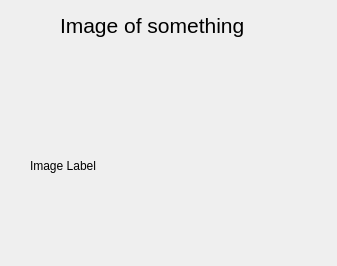
<?xml version="1.0" encoding="UTF-8"?>
<ui version="4.0">
 <class>Widget</class>
 <widget class="QWidget" name="Widget">
  <property name="geometry">
   <rect>
    <x>0</x>
    <y>0</y>
    <width>337</width>
    <height>266</height>
   </rect>
  </property>
  <property name="windowTitle">
   <string>Widget</string>
  </property>
  <widget class="QLabel" name="titleLabel">
   <property name="geometry">
    <rect>
     <x>60</x>
     <y>10</y>
     <width>221</width>
     <height>31</height>
    </rect>
   </property>
   <property name="font">
    <font>
     <pointsize>16</pointsize>
    </font>
   </property>
   <property name="text">
    <string>Image of something</string>
   </property>
  </widget>
  <widget class="QLabel" name="imageLabel">
   <property name="geometry">
    <rect>
     <x>30</x>
     <y>80</y>
     <width>241</width>
     <height>171</height>
    </rect>
   </property>
   <property name="text">
    <string>Image Label</string>
   </property>
   <property name="scaledContents">
    <bool>true</bool>
   </property>
  </widget>
 </widget>
 <resources/>
 <connections/>
</ui>
